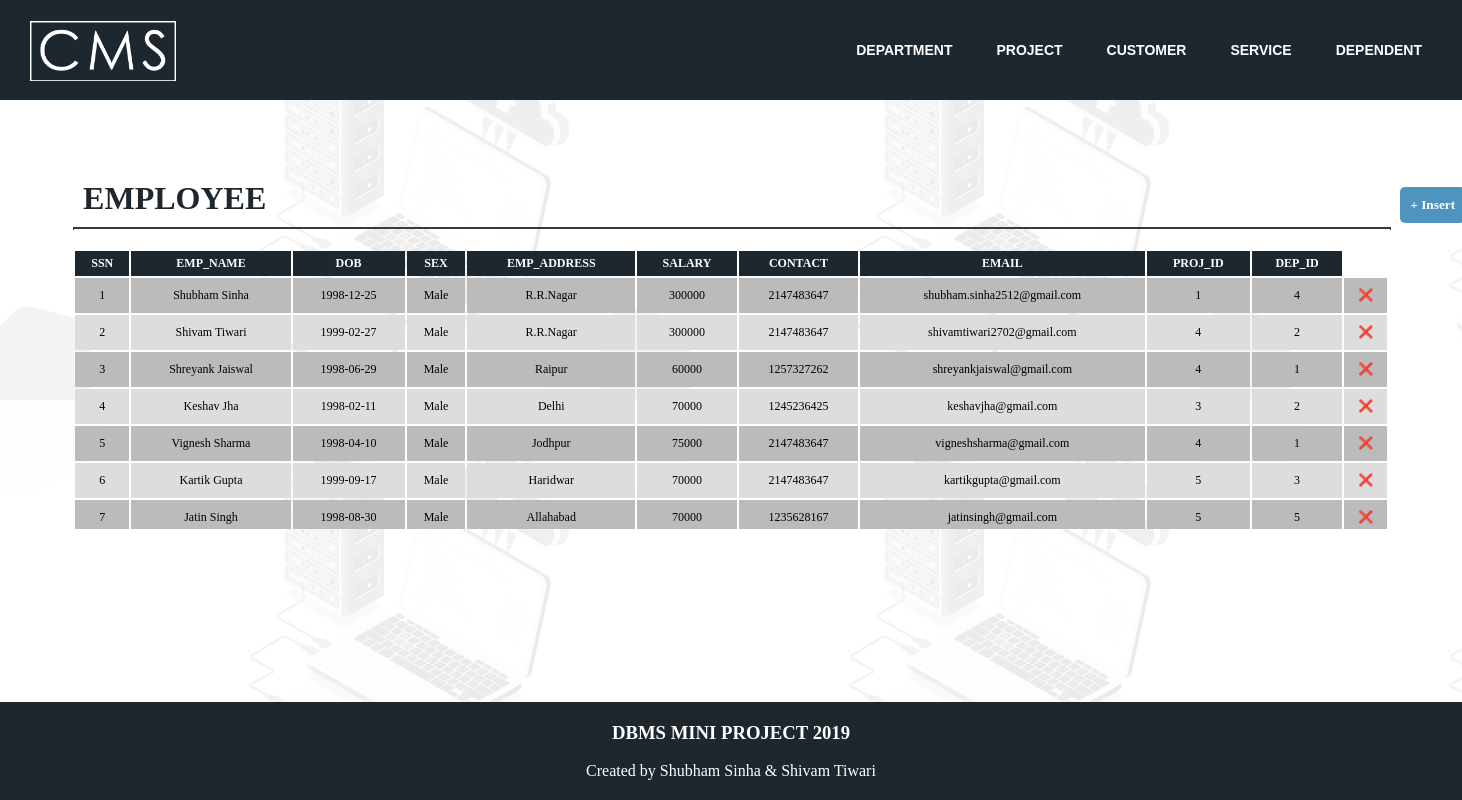
The app's page /employee/employee.php?success=1 with its own data.
### tables this page shows
CREATE TABLE `employee` (
  `ssn` int(11) NOT NULL,
  `emp_name` varchar(20) DEFAULT NULL,
  `dob` date DEFAULT NULL,
  `sex` varchar(10) DEFAULT NULL,
  `emp_address` varchar(20) DEFAULT NULL,
  `salary` int(11) DEFAULT NULL,
  `contact` int(11) DEFAULT NULL,
  `email` varchar(40) DEFAULT NULL,
  `proj_id` int(11) DEFAULT NULL,
  `dep_id` int(11) DEFAULT NULL
);

### employee/employee.php (the view, shortened to what this page needs)
<?php
    include_once "../include/conn.cms.php";
?>
<!DOCTYPE html>
<html>
    <head>
        <link rel="stylesheet" href="../temp.css">
        <link rel="stylesheet" href="../table.disp.style.css">
        <link rel="stylesheet" href="../modal.css">
        <link rel="stylesheet" href="../input.modal.style.css">
    </head>
    <body>
        <header>
            <div class="head">
            <a href="../index.php"><img src="../assets/cms-logo.png" alt="CMS LOGO" class="logo"></a>
                <div class="navlinkcon">
                <a class="navlinks" href="../department/department.php">DEPARTMENT</a>
                <a class="navlinks" href="../project/project.php">PROJECT</a>
                <a class="navlinks" href="../customer/customer.php">CUSTOMER</a>
                <a class="navlinks" href="../services/services.php">SERVICE</a>
                <a class="navlinks" href="../dependent/dependent.php">DEPENDENT</a>
            </div>
            </div>
        </header>
        <main>
            <div class="container">
                    <h2 class="heading" id="table_name">EMPLOYEE</h2>
                    <button class="ins" id="insert" onClick="showInsert();">+ Insert</button>
                    <hr/>
                    <div class="table_container">
                    <table class="table">
                    <?php
                        $ArrtibutesQuery = "SHOW COLUMNS FROM EMPLOYEE;";
                        $getData = "SELECT * FROM EMPLOYEE;";
                        $tableAttributes = mysqli_query($connection, $ArrtibutesQuery);
                        $tableData = mysqli_query($connection, $getData);
                        $attributesExist = mysqli_num_rows($tableAttributes);
                        $dataExist = mysqli_num_rows($tableData);
                        if($attributesExist > 0){
                            echo "<tr class='theading'>";
                            while($row = mysqli_fetch_array($tableAttributes)){
                                echo "<th>" .strtoupper($row["Field"]) ."</th>";
                            }
                            echo "</tr>";
                        }
                        if($dataExist > 0){
                            while($row = mysqli_fetch_array($tableData)){
                                echo"<tr>";
                                echo "<td>".$row['ssn']."</td>";
                                echo "<td>".$row['emp_name']."</td>";
                                echo "<td>".$row['dob']."</td>";
                                echo "<td>".$row['sex']."</td>";
                                echo "<td>".$row['emp_address']."</td>";
                                echo "<td>".$row['salary']."</td>";
                                echo "<td>".$row['contact']."</td>";
                                echo "<td>".$row['email']."</td>";
                                echo "<td>".$row['proj_id']."</td>";
                                echo "<td>".$row['dep_id']."</td>";
                                echo "<td class='del'>"."&#x274c;"."</td>";
                                echo "</tr>";
                            }
                        }
                            ?>
                    </table>
                </div>
            </div>
        </main>
        <footer class="foot">
            <h3 class="">DBMS MINI PROJECT 2019</h3><br>
            <p>Created by Shubham Sinha & Shivam Tiwari</p>
        </footer>
    </body>
</html>

### temp.css (style rules this page uses)
* { margin:0; padding: 0; }
body { background-image: url(assets/bg-grey.png); font-family: 'Raleway', sans-serif; }
.head { align-content: center; background-color: #1e272e; height: 100px; width: 100%; }
.logo { width: 10%; align-content: center; position: relative; left:30px; top:20px; }
.heading { font-size: 32px; text-align: center; font-family: 'Raleway', 'san-serif'; color:#1e272e; padding: 25px; }
hr { background-color: #3A3A3A; border: 1px dotted #3A3A3A; width: 90%; margin:0px auto }
.container { margin: 70px auto; width: 100%; height: auto; }
.foot { position: absolute; bottom: 0; width:100%; background-color: #1e272e; color: white; text-align: center; padding: 20px 0; }
.navlinks { margin:30px 10px; text-decoration: none; padding: 10px; color: white; font-size: 14px; font-weight: bold; font-family: Verdana, Geneva, Tahoma, sans-serif; }
.navlinkcon { float: right; margin: 40px 20px; }

### table.disp.style.css (style rules this page uses)
.table_container { height:300px; overflow: auto; }
table { width: 100%; margin-top: 20px; text-align: center; }
th, td { font-size: 12px; padding: 10px 5px; }
th { background-color: #1e272e; color: white; padding: 5px; }
tr:nth-child(even) { background-color: #bbbbbb; }
tr:nth-child(odd) { background-color: #dddddd; }

### modal.css (style rules this page uses)
* { font-family:'verdana','san-serif'; }

### input.modal.style.css (style rules this page uses)
* { margin:0; padding:0; }

### employee/employee.php (style rules this page uses)
.container { width:90%; }
.heading { display: inline-block; text-align: left; padding: 10px; }
.ins { position: relative; left:1120px; color: white; font-weight: bold; width: auto; height: auto; border: none; border-radius: 5px; padding: 10px; background-color: #4F93BF; align-self: right; cursor:pointer; }
hr { width: 100%; }
td { cursor:pointer; }
.foot { position:absolute; bottom:0; }

### records on screen
employee: ssn "1", emp_name "Shubham Sinha", dob "1998-12-25", sex "Male", emp_address "R.R.Nagar", salary "300000", contact "2147483647", email "shubham.sinha2512@gmail.com", proj "1", dep "4"
employee: ssn "2", emp_name "Shivam Tiwari", dob "1999-02-27", sex "Male", emp_address "R.R.Nagar", salary "300000", contact "2147483647", email "shivamtiwari2702@gmail.com", proj "4", dep "2"
employee: ssn "3", emp_name "Shreyank Jaiswal", dob "1998-06-29", sex "Male", emp_address "Raipur", salary "60000", contact "1257327262", email "shreyankjaiswal@gmail.com", proj "4", dep "1"
employee: ssn "4", emp_name "Keshav Jha", dob "1998-02-11", sex "Male", emp_address "Delhi", salary "70000", contact "1245236425", email "keshavjha@gmail.com", proj "3", dep "2"
employee: ssn "5", emp_name "Vignesh Sharma", dob "1998-04-10", sex "Male", emp_address "Jodhpur", salary "75000", contact "2147483647", email "vigneshsharma@gmail.com", proj "4", dep "1"
employee: ssn "6", emp_name "Kartik Gupta", dob "1999-09-17", sex "Male", emp_address "Haridwar", salary "70000", contact "2147483647", email "kartikgupta@gmail.com", proj "5", dep "3"
employee: ssn "7", emp_name "Jatin Singh", dob "1998-08-30", sex "Male", emp_address "Allahabad", salary "70000", contact "1235628167", email "jatinsingh@gmail.com", proj "5", dep "5"

### other values on screen
$row["Field"] "SSN"
$row["Field"] "EMP_NAME"
$row["Field"] "DOB"
$row["Field"] "SEX"
$row["Field"] "EMP_ADDRESS"
$row["Field"] "SALARY"
$row["Field"] "CONTACT"
$row["Field"] "EMAIL"
$row["Field"] "PROJ_ID"
$row["Field"] "DEP_ID"
